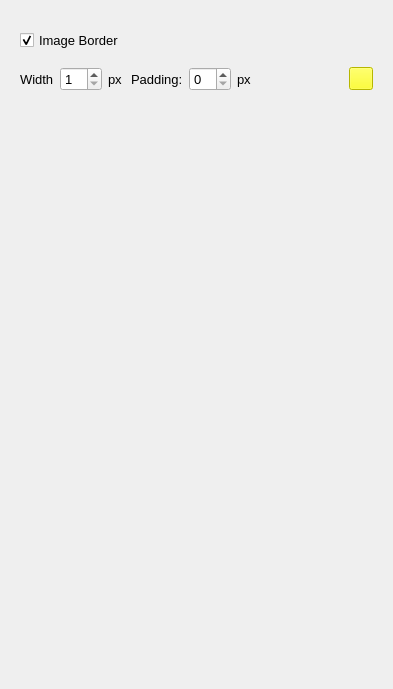
                 <widget class="QWidget" name="pgImageDecor">
                  <property name="geometry">
                   <rect>
                    <x>0</x>
                    <y>0</y>
                    <width>393</width>
                    <height>689</height>
                   </rect>
                  </property>
                  <attribute name="label">
                   <string>Image Decorations</string>
                  </attribute>
                  <layout class="QVBoxLayout" name="verticalLayout_10">
                   <item>
                    <widget class="QWidget" name="gbDecoration" native="true">
                     <property name="minimumSize">
                      <size>
                       <width>270</width>
                       <height>100</height>
                      </size>
                     </property>
                     <property name="font">
                      <font>
                       <family>Arial</family>
                       <pointsize>10</pointsize>
                       <weight>50</weight>
                       <bold>false</bold>
                      </font>
                     </property>
                     <layout class="QGridLayout" name="gridLayout_12">
                      <item row="0" column="0" colspan="3">
                       <widget class="QCheckBox" name="chkImageBorder">
                        <property name="font">
                         <font>
                          <family>Arial</family>
                          <pointsize>10</pointsize>
                          <weight>50</weight>
                          <bold>false</bold>
                         </font>
                        </property>
                        <property name="text">
                         <string>Image Border</string>
                        </property>
                        <property name="checked">
                         <bool>true</bool>
                        </property>
                       </widget>
                      </item>
                      <item row="1" column="7">
                       <widget class="QToolButton" name="btnImageBorderColor">
                        <property name="font">
                         <font>
                          <family>MS Shell Dlg 2</family>
                          <pointsize>8</pointsize>
                          <weight>50</weight>
                          <bold>false</bold>
                         </font>
                        </property>
                        <property name="styleSheet">
                         <string notr="true">QToolButton {
background-color:#ffff00;
}</string>
                        </property>
                        <property name="text">
                         <string/>
                        </property>
                       </widget>
                      </item>
                      <item row="1" column="2">
                       <widget class="QLabel" name="label_15">
                        <property name="font">
                         <font>
                          <family>Arial</family>
                          <pointsize>10</pointsize>
                          <weight>50</weight>
                          <bold>false</bold>
                         </font>
                        </property>
                        <property name="text">
                         <string>px</string>
                        </property>
                       </widget>
                      </item>
                      <item row="1" column="5">
                       <widget class="QLabel" name="label_60">
                        <property name="font">
                         <font>
                          <family>Arial</family>
                          <pointsize>10</pointsize>
                          <weight>50</weight>
                          <bold>false</bold>
                         </font>
                        </property>
                        <property name="text">
                         <string>px</string>
                        </property>
                       </widget>
                      </item>
                      <item row="1" column="1">
                       <widget class="QSpinBox" name="sbImageBorderWidth">
                        <property name="minimumSize">
                         <size>
                          <width>0</width>
                          <height>24</height>
                         </size>
                        </property>
                        <property name="font">
                         <font>
                          <family>Arial</family>
                          <pointsize>10</pointsize>
                          <weight>50</weight>
                          <bold>false</bold>
                         </font>
                        </property>
                        <property name="minimum">
                         <number>1</number>
                        </property>
                       </widget>
                      </item>
                      <item row="1" column="0">
                       <widget class="QLabel" name="label_14">
                        <property name="font">
                         <font>
                          <family>Arial</family>
                          <pointsize>10</pointsize>
                          <weight>50</weight>
                          <bold>false</bold>
                         </font>
                        </property>
                        <property name="text">
                         <string>Width</string>
                        </property>
                       </widget>
                      </item>
                      <item row="1" column="6">
                       <spacer name="horizontalSpacer">
                        <property name="orientation">
                         <enum>Qt::Horizontal</enum>
                        </property>
                        <property name="sizeHint" stdset="0">
                         <size>
                          <width>40</width>
                          <height>20</height>
                         </size>
                        </property>
                       </spacer>
                      </item>
                      <item row="1" column="4">
                       <widget class="QSpinBox" name="sbImagePadding">
                        <property name="minimumSize">
                         <size>
                          <width>0</width>
                          <height>24</height>
                         </size>
                        </property>
                        <property name="font">
                         <font>
                          <family>Arial</family>
                          <pointsize>10</pointsize>
                          <weight>50</weight>
                          <bold>false</bold>
                         </font>
                        </property>
                        <property name="minimum">
                         <number>0</number>
                        </property>
                        <property name="value">
                         <number>0</number>
                        </property>
                       </widget>
                      </item>
                      <item row="1" column="3">
                       <widget class="QLabel" name="label_25">
                        <property name="text">
                         <string>Padding:</string>
                        </property>
                       </widget>
                      </item>
                     </layout>
                    </widget>
                   </item>
                   <item>
                    <spacer name="verticalSpacer_2">
                     <property name="orientation">
                      <enum>Qt::Vertical</enum>
                     </property>
                     <property name="sizeHint" stdset="0">
                      <size>
                       <width>20</width>
                       <height>608</height>
                      </size>
                     </property>
                    </spacer>
                   </item>
                  </layout>
                 </widget>
